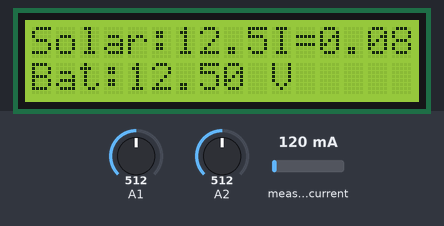
Recording of a sketch running on a simulated Arduino Uno, built with avr-gcc and run on an emulated ATmega328P. Shown: 16×2 character LCD. Inputs (shaded band) come from the test bench; at power-on: measured current 120 mA, A1 = 512, A2 = 512. WiFi joins after 1.5 s; servers stay silent unless stated; what the sketch prints to the serial monitor is not drawn.

Above: at 3.0 s.
3.1 s: measured current set to 40 mA
At 9.7 s:
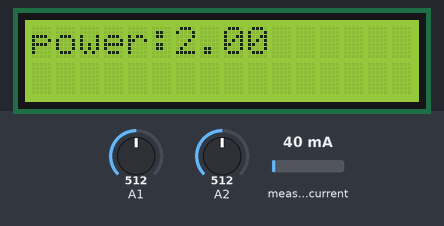
15.5 s: A1 set to 716
At 17.8 s:
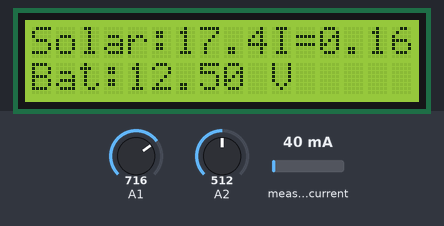
21.1 s: A2 set to 716
At 23.6 s:
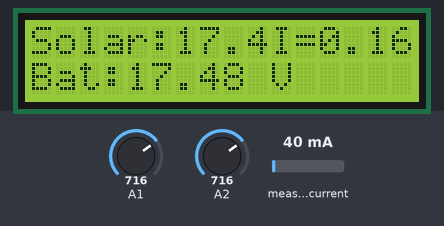
26.7 s: measured current set to 500 mA
At 28.1 s:
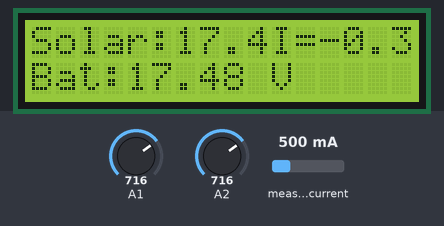
32.3 s: A1 set to 900
At 38.4 s:
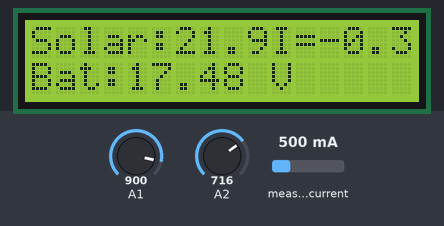
40.7 s: A2 set to 900
At 43.0 s:
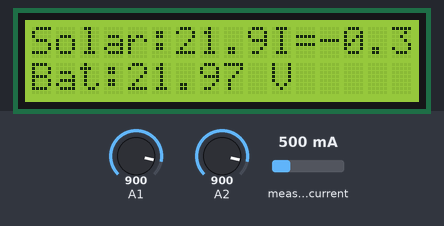
Timing chart, 0 to 44.5 s (numbered marks = the images above; inputs shaded):
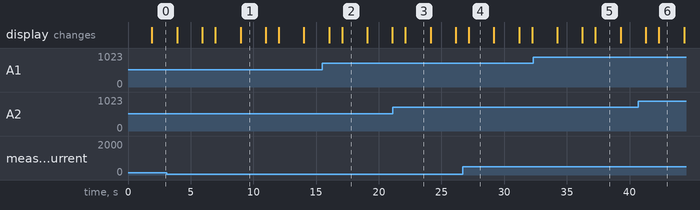

Measured:
- what the display in image 1 shows lasts 2.0 s, from 9.0 s to 11.0 s

The sketch:

blynk.ino
```cpp
//#define BLYNK_TEMPLATE_ID           "TMPLlDw6igao"
//#define BLYNK_DEVICE_NAME           "DEVICE"
#define BLYNK_AUTH_TOKEN            "0e5944ff5aea475f94b5ed1483bed315"
#include "ACS712.h"

#include <Wire.h>
#include <LiquidCrystal_I2C.h>
LiquidCrystal_I2C lcd(0x27,16,2);

//  // set the LCD address to 0x27 for a 16 chars and 2 line display

void lcdq(int x,int y, String data){
   lcd.setCursor(x,y);
  lcd.print(data);
  }


float vOUT = 0.0;
float vIN = 0.0;
float R1 = 30000.0;
float R2 = 7500.0;
int value = 0;

float vOUT1 = 0.0;
float vIN1 = 0.0;
float R11 = 30000.0;
float R21 = 7500.0;
int value1 = 0;


// Comment this out to disable prints and save space
#define BLYNK_PRINT Serial


#include <ESP8266_Lib.h>
#include <BlynkSimpleShieldEsp8266.h>

char auth[] = BLYNK_AUTH_TOKEN;

// Your WiFi credentials.
// Set password to "" for open networks.
char ssid[] = "poco";
char pass[] = "shivamadappa@123.";

// Hardware Serial on Mega, Leonardo, Micro...
//#define EspSerial Serial1

// or Software Serial on Uno, Nano...
#include <SoftwareSerial.h>
SoftwareSerial EspSerial(3, 2); // RX, TX

// Your ESP8266 baud rate:
#define ESP8266_BAUD 9600

ESP8266 wifi(&EspSerial);
ACS712 sensor(ACS712_30A, A0);


void setup()
{
 lcd.init();
  // Print a message to the LCD.
 lcd.backlight();
  // Debug console
  Serial.begin(115200);

  // Set ESP8266 baud rate
  EspSerial.begin(ESP8266_BAUD);
  delay(10);
Serial.println(" im near befin");
  Blynk.begin(auth, wifi, ssid, pass);
  Serial.println(" im after befin");
  // You can also specify server:
  //Blynk.begin(auth, wifi, ssid, pass, "blynk.cloud", 80);
  //Blynk.begin(auth, wifi, ssid, pass, IPAddress(128.199.144.129), 8080);
  sensor.calibrate();
}
//LiquidCrystal_I2C lcd1(0x27,16,2);
void loop()
{
  value = analogRead(A1);
  vOUT = (value * 5.0) / 1024.0;
  vIN = vOUT / (R2/(R1+R2));
  Serial.print("Solar Pannel Volt = ");
  Serial.print(vIN);
  value1 = analogRead(A2);
  vOUT1 = (value1 * 5.0) / 1024.0;
  vIN1 = vOUT1 / (R2/(R1+R2));
  Serial.print("   Battery volt = ");
  Serial.print(vIN1);
   Blynk.virtualWrite(V0,vIN);
    float I = sensor.getCurrentDC();

  // Send it to serial
  I=((-1* I)+0.2);
  Serial.println(String("  I = ") + I + " A");
  lcdq(0,0,"Solar:");
  lcdq(6,0,String(vIN));
 // lcdq(7,0,"V");
  lcdq(10,0,"I=");
  lcdq(12,0,String(I));
   lcdq(0,1,"Bat:");
   lcdq(4,1,String(vIN1));
   lcdq(10,1,"V");
   delay(2000);
   lcd.clear();

   lcdq(0,0,"power:");
   lcdq(6,0,String(vIN*I));
   delay(2000);

    lcd.clear();

  // Wait one second before the new cycle

  Blynk.run();
  delay(1000);
  // You can inject your own code or combine it with other sketches.
  // Check other examples on how to communicate with Blynk. Remember
  // to avoid delay() function!
}
```
